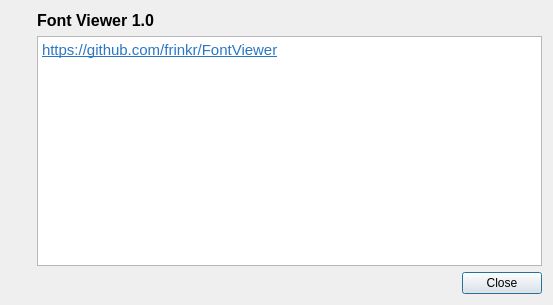
<?xml version="1.0" encoding="UTF-8"?>
<ui version="4.0">
 <class>QUAboutDialog</class>
 <widget class="QDialog" name="QUAboutDialog">
  <property name="windowModality">
   <enum>Qt::ApplicationModal</enum>
  </property>
  <property name="geometry">
   <rect>
    <x>0</x>
    <y>0</y>
    <width>553</width>
    <height>305</height>
   </rect>
  </property>
  <property name="windowTitle">
   <string>About Font Viewer</string>
  </property>
  <layout class="QHBoxLayout" name="horizontalLayout">
   <item>
    <layout class="QVBoxLayout" name="verticalLayout">
     <item>
      <widget class="QLabel" name="label_2">
       <property name="maximumSize">
        <size>
         <width>100</width>
         <height>100</height>
        </size>
       </property>
       <property name="text">
        <string/>
       </property>
       <property name="pixmap">
        <pixmap resource="QUApplication.qrc">:/images/app.png</pixmap>
       </property>
       <property name="scaledContents">
        <bool>true</bool>
       </property>
      </widget>
     </item>
     <item>
      <spacer name="verticalSpacer">
       <property name="orientation">
        <enum>Qt::Vertical</enum>
       </property>
       <property name="sizeHint" stdset="0">
        <size>
         <width>20</width>
         <height>40</height>
        </size>
       </property>
      </spacer>
     </item>
    </layout>
   </item>
   <item>
    <layout class="QVBoxLayout" name="verticalLayout_2">
     <item>
      <widget class="QLabel" name="label">
       <property name="font">
        <font>
         <pointsize>12</pointsize>
         <weight>75</weight>
         <bold>true</bold>
        </font>
       </property>
       <property name="text">
        <string>Font Viewer 1.0</string>
       </property>
      </widget>
     </item>
     <item>
      <widget class="QTextBrowser" name="textBrowser">
       <property name="html">
        <string>&lt;!DOCTYPE HTML PUBLIC &quot;-//W3C//DTD HTML 4.0//EN&quot; &quot;http://www.w3.org/TR/REC-html40/strict.dtd&quot;&gt;
&lt;html&gt;&lt;head&gt;&lt;meta name=&quot;qrichtext&quot; content=&quot;1&quot; /&gt;&lt;style type=&quot;text/css&quot;&gt;
p, li { white-space: pre-wrap; }
&lt;/style&gt;&lt;/head&gt;&lt;body style=&quot; font-family:'Cantarell'; font-size:11pt; font-weight:400; font-style:normal;&quot;&gt;
&lt;p style=&quot; margin-top:0px; margin-bottom:0px; margin-left:0px; margin-right:0px; -qt-block-indent:0; text-indent:0px;&quot;&gt;&lt;a href=&quot;https://github.com/frinkr/FontViewer&quot;&gt;&lt;span style=&quot; text-decoration: underline; color:#2a76c6;&quot;&gt;https://github.com/frinkr/FontViewer&lt;/span&gt;&lt;/a&gt;&lt;/p&gt;&lt;/body&gt;&lt;/html&gt;</string>
       </property>
       <property name="openExternalLinks">
        <bool>true</bool>
       </property>
      </widget>
     </item>
     <item>
      <widget class="QDialogButtonBox" name="buttonBox">
       <property name="standardButtons">
        <set>QDialogButtonBox::Close</set>
       </property>
      </widget>
     </item>
    </layout>
   </item>
  </layout>
 </widget>
 <resources>
  <include location="QUApplication.qrc"/>
 </resources>
 <connections>
  <connection>
   <sender>buttonBox</sender>
   <signal>clicked(QAbstractButton*)</signal>
   <receiver>QUAboutDialog</receiver>
   <slot>accept()</slot>
   <hints>
    <hint type="sourcelabel">
     <x>330</x>
     <y>280</y>
    </hint>
    <hint type="destinationlabel">
     <x>276</x>
     <y>152</y>
    </hint>
   </hints>
  </connection>
 </connections>
</ui>
